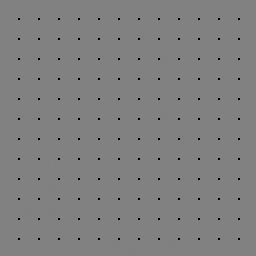
%> input picture tigerConversion/point.bmp, 128 x 128 px (shown 2 times larger)
$ octave change.m   (GNU Octave 9; MATLAB toolbox functions it lacks are replaced by stand-ins)
%> lines starting %> are read from the running program, lines starting %| are printed output that depends on the picture
point=imread('point.bmp');
%> point is the input picture: size 128x128 uint8; min 0, max 129, mean 127.6
pointsp=imread('point_sp.bmp');
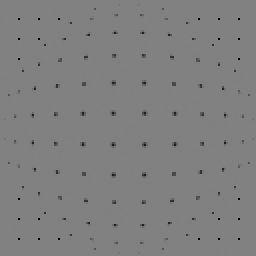
%> input picture tigerConversion/point_sp.bmp, 128 x 128 px (shown 2 times larger)
%> pointsp is the input picture: size 128x128 uint8; min 0, max 129, mean 127.6


X=zeros(12,12);
Y=zeros(12,12);

X=reshape(X,1,144);
Y=reshape(Y,1,144);

k=1;
for i=1:1:128
    for j=1:1:128
        if point(i,j)==0
            X(k)=i;Y(k)=j;k=k+1;
        end
    end
end
%> after the loop, X = 144 values from 10 to 120; Y = 144 values, max 120 at index 12, min 10 at index 1, mean 65; k = 145

X=reshape(X,12,12);
Y=reshape(Y,12,12);


Xsp=zeros(12,12);
Ysp=zeros(12,12);

Xsp=reshape(Xsp,1,144);
Ysp=reshape(Ysp,1,144);

k=1;
count=0;xsum=0;ysum=0;
[m,n]=size(point);
%> m = 128; n = 128
pointRecord=zeros(m,n);

for i=1:1:128
    for j=1:1:128

        if pointRecord(i,j)==0
            if pointsp(i,j)<125
                pointRecord(i,j)=1;
                xsum=i;ysum=j;count=count+1;
                if (i==1)|(j==1)|(i==128)|(j==128)
                else
                    if (pointRecord(i,j-1)==1)|(pointRecord(i,j+1)==1)|(pointRecord(i+1,j-1)==1)|(pointRecord(i+1,j+1)==1)|(pointRecord(i+1,j)==1)|(pointRecord(i-1,j)==1)|(pointRecord(i-1,j-1)==1)|(pointRecord(i-1,j+1)==1)
                        pointRecord(i,j)=1;
                        xsum=0;
                        ysum=0;
                        count=0;
                    else
                        i1=i;j1=j;
                        while pointsp(i1,j1-1)<125
                            pointRecord(i1,j1-1)=1;
                            xsum=xsum+i1;
                            ysum=ysum+j1-1;
                            count=count+1;
                            j1=j1-1;
                        end
                        i1=i;j1=j;
                        while pointsp(i1,j1+1)<125
                            pointRecord(i1,j1+1)=1;
                            xsum=xsum+i1;
                            ysum=ysum+j1+1;
                            count=count+1;
                            j1=j1+1;
                        end
                        i1=i;j1=j;
                        while pointsp(i1-1,j1)<125
                            pointRecord(i1-1,j1)=1;
                            xsum=xsum+i1-1;
                            ysum=ysum+j1;
                            count=count+1;
                            i1=i1-1;
                        end
                        i1=i;j1=j;
                        while pointsp(i1+1,j1)<125
                            pointRecord(i1+1,j1)=1;
                            xsum=xsum+i1+1;
                            ysum=ysum+j1;
                            count=count+1;
                            i1=i1+1;
                        end
                        i1=i;j1=j;
                        while pointsp(i1+1,j1-1)<125
                            pointRecord(i1+1,j1-1)=1;
                            xsum=xsum+i1+1;
                            ysum=ysum+j1-1;
                            count=count+1;
                            i1=i1+1;j1=j1-1;
                        end
                        i1=i;j1=j;
                        while pointsp(i1+1,j1+1)<125
                            pointRecord(i1+1,j1+1)=1;
                            xsum=xsum+i1+1;
                            ysum=ysum+j1+1;
                            count=count+1;
                            i1=i1+1;j1=j1+1;
                        end
                        i1=i;j1=j;
                        while pointsp(i1-1,j1-1)<125
                            pointRecord(i1-1,j1-1)=1;
                            xsum=xsum+i1-1;
                            ysum=ysum+j1-1;
                            count=count+1;
                            i1=i1-1;j1=j1-1;
                        end
                        i1=i;j1=j;
                        while pointsp(i1-1,j1+1)<125
                            pointRecord(i1-1,j1+1)=1;
                            xsum=xsum+i1-1;
                            ysum=ysum+j1+1;
                            count=count+1;
                            i1=i1-1;j1=j1+1;
                        end
                        xsum=fix(xsum/count);
                        ysum=fix(ysum/count);

                        Xsp(k)=xsum;Ysp(k)=ysum;
                        k=k+1;
                        xsum=0;
                        ysum=0;
                        count=0;
                    end
                end
            end
        end
    end
end
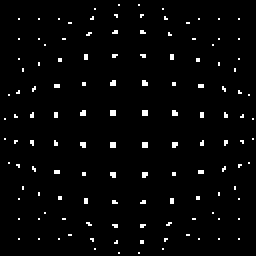
%> pointRecord: size 128x128 double (shown 2 times larger); values 0 (black) and 1 (white), 2.6% white in thin lines or dots
%> after the loop, Xsp = 144 values, max 127 at index 127, min 0 at index 129, mean 57.46; Ysp = 144 values, max 127 at index 64, min 0 at index 129, mean 57.49; count = 0; i1 = 127; j1 = 70; k = 129; xsum = 0; ysum = 0

Xsp=reshape(Xsp,12,12);
Ysp=reshape(Ysp,12,12);


Xsptemp=zeros(12,12);
Ysptemp=zeros(12,12);

pointbak=zeros(128,128);
for i=1:1:12
    for j=1:1:12
        if((Xsp(i,j)~=0)&(Ysp(i,j)~=0))
            pointbak(Xsp(i,j),Ysp(i,j))=1;
        end
    end
end
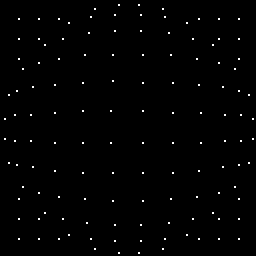
%> pointbak: size 128x128 double (shown 2 times larger); values 0 (black) and 1 (white), 0.78% white in thin lines or dots


a1=80;b1=64;
j=0;
for i=1:1:6
    while(pointbak(a1,b1)==0)
        b1=b1-1;
        while(pointbak(a1-j,b1)==0)
            j=j+1;
            if(j==12)
                j=0;
                break;
            end
        end
        if(pointbak(a1-j,b1)~=0)
            break;
        end
    end
    pointbak(a1-j,b1)=0;
    Xsptemp(7,7-i)=a1-j;
    Ysptemp(7,7-i)=b1;
end
%> pointbak: size 128x128 double; values 0 (black) and 1 (white), 0.74% white in thin lines or dots
%> after the loop, b1 = 3; j = 10

a1=91;b1=61;
j=0;
for i=1:1:6
    while(pointbak(a1,b1)==0)
        b1=b1-1;
        while(pointbak(a1-j,b1)==0)
            j=j+1;
            if(j==12)
                j=0;
                break;
            end
        end
        if(pointbak(a1-j,b1)~=0)
            break;
        end
    end
    pointbak(a1-j,b1)=0;
    Xsptemp(8,7-i)=a1-j;
    Ysptemp(8,7-i)=b1;
    a1=a1-j;
end
%> this loop made 6 passes
%> a1 on passes 1 to 6: 87, 87, 86, 84, 83, 82
%> pointbak: size 128x128 double; values 0 (black) and 1 (white), 0.71% white in thin lines or dots
%> after the loop, b1 = 5; j = 1

a1=103;b1=62;
j=0;
for i=1:1:5
    while(pointbak(a1,b1)==0)
        b1=b1-1;
        while(pointbak(a1-j,b1)==0)
            j=j+1;
            if(j==12)
                j=0;
                break;
            end
        end
        if(pointbak(a1-j,b1)~=0)
            break;
        end
    end
    pointbak(a1-j,b1)=0;
    Xsptemp(9,7-i)=a1-j;
    Ysptemp(9,7-i)=b1;
    a1=a1-j;
end
%> this loop made 5 passes
%> a1 on passes 1 to 5: 101, 100, 99, 97, 94
%> pointbak: size 128x128 double; values 0 (black) and 1 (white), 0.68% white in thin lines or dots
%> after the loop, b1 = 12; j = 3

a1=115;b1=62;
j=0;
for i=1:1:4
    while(pointbak(a1,b1)==0)
        b1=b1-1;
        while(pointbak(a1-j,b1)==0)
            j=j+1;
            if(j==12)
                j=0;
                break;
            end
        end
        if(pointbak(a1-j,b1)~=0)
            break;
        end
    end
    pointbak(a1-j,b1)=0;
    Xsptemp(10,7-i)=a1-j;
    Ysptemp(10,7-i)=b1;
    a1=a1-j;
end
%> this loop made 4 passes
%> a1 on passes 1 to 4: 113, 112, 110, 107
%> pointbak: size 128x128 double; values 0 (black) and 1 (white), 0.65% white in thin lines or dots
%> after the loop, b1 = 23

a1=123;b1=62;
j=0;
for i=1:1:3
    while(pointbak(a1,b1)==0)
        b1=b1-1;
        while(pointbak(a1-j,b1)==0)
            j=j+1;
            if(j==12)
                j=0;
                break;
            end
        end
        if(pointbak(a1-j,b1)~=0)
            break;
        end
    end
    pointbak(a1-j,b1)=0;
    Xsptemp(11,7-i)=a1-j;
    Ysptemp(11,7-i)=b1;
    a1=a1-j;
end
%> this loop made 3 passes
%> a1 on passes 1 to 3: 121, 120, 118
%> pointbak: size 128x128 double; values 0 (black) and 1 (white), 0.63% white in thin lines or dots
%> after the loop, b1 = 35; j = 2

a1=128;b1=62;
j=0;
for i=1:1:2
   while(pointbak(a1,b1)==0)
        b1=b1-1;
        while(pointbak(a1-j,b1)==0)
            j=j+1;
            if(j==12)
                j=0;
                break;
            end
        end
        if(pointbak(a1-j,b1)~=0)
            break;
        end
    end
    pointbak(a1-j,b1)=0;
    Xsptemp(12,7-i)=a1-j;
    Ysptemp(12,7-i)=b1;
    a1=a1-j;
end
%> this loop made 2 passes
%> a1 on passes 1 to 2: 127, 125
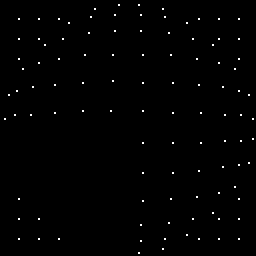
%> pointbak: size 128x128 double (shown 2 times larger); values 0 (black) and 1 (white), 0.62% white in thin lines or dots
%> after the loop, b1 = 48
Xsptemp(10,1)=Y(10,1);
Xsptemp(11,1)=Y(11,1);
Xsptemp(11,2)=Y(11,2);
Xsptemp(12,1)=Y(12,1);
Xsptemp(12,2)=Y(12,2);
Xsptemp(12,3)=Y(12,3);
Ysptemp(10,1)=X(10,1);
Ysptemp(11,1)=X(11,1);
Ysptemp(11,2)=X(11,2);
Ysptemp(12,1)=X(12,1);
Ysptemp(12,2)=X(12,2);
Ysptemp(12,3)=X(12,3);
Xsptemp(9,1)=(Xsptemp(8,1)+Xsptemp(9,2))/2;
Xsptemp(10,2)=(Xsptemp(9,2)+Xsptemp(10,3))/2;
Xsptemp(11,3)=(Xsptemp(10,3)+Xsptemp(11,4))/2;
Xsptemp(12,4)=(Xsptemp(11,4)+Xsptemp(12,5))/2;
Ysptemp(9,1)=(Ysptemp(8,1)+Ysptemp(9,2))/2;
Ysptemp(10,2)=(Ysptemp(9,2)+Ysptemp(10,3))/2;
Ysptemp(11,3)=(Ysptemp(10,3)+Ysptemp(11,4))/2;
Ysptemp(12,4)=(Ysptemp(11,4)+Ysptemp(12,5))/2;


for x=1:1:6
    for y =1:1:6
        Xsptemp(x,y)=128-Xsptemp(13-x,y);
        Ysptemp(x,y)=Ysptemp(13-x,y);
    end
end


for x=1:1:6
    for y =7:1:12
        Xsptemp(x,y)=Xsptemp(x,13-y);
        Ysptemp(x,y)=128-Ysptemp(x,13-y);
    end
end


for x=7:1:12
    for y =7:1:12
        Xsptemp(x,y)=128-Xsptemp(13-x,y);
        Ysptemp(x,y)=Ysptemp(13-x,y);
    end
end


Xsp=Xsptemp;
Ysp=Ysptemp;
%--------------------------------------------------------------------------


tiger_sp1=imread('tiger_sp.bmp');
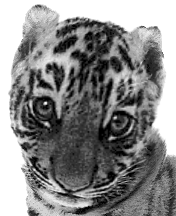
%> input picture tigerConversion/tiger_sp.bmp, 176 x 216 px
%> tiger_sp1 is the input picture: size 216x176 uint8; min 0, max 255, mean 137.5
tiger_sp=imresize(tiger_sp1,[128,128],'bilinear');
imwrite(tiger_sp,'tiger_sps.bmp');
tiger=tiger_sp;

subplot(1,3,1);
imshow(tiger_sp1);
title('原图');

PointC=zeros(14,14);
PointR=zeros(14,14);
PointX=zeros(14,14);
PointY=zeros(14,14);

for i=1:12
    for j=1:12
        PointC(i+1,j+1)=X(i,j);
        PointR(i+1,j+1)=Y(i,j);
        PointX(i+1,j+1)=Ysptemp(i,j);
        PointY(i+1,j+1)=Xsptemp(i,j);
    end
end


for k = 1 : 14
    PointC(1, k) = PointC(2, k);
    PointC(14,k) = PointC(13,k);
    PointC(k, 1) = 1;
    PointC(k, 14) = 128;
    PointR(k, 1) = PointR(k, 2);
    PointR(k, 14) = PointR(k, 13);
    PointR(1, k) = 1;
    PointR(14, k) = 128;
    PointX(1, k) = PointX(2, k);
    PointX(14, k) = PointX(13, k);
    PointX(k, 1) = 1;
    PointX(k, 14) = 128;
    PointY(k, 1) = PointY(k, 2);
    PointY(k, 14) = PointY(k, 13);
    PointY(1, k) = 1;
    PointY(14, k) = 128;
end

for i=1:1:13
    for j=1:1:13
        A=[PointC(i,j),PointR(i,j),PointC(i,j)*PointR(i,j),1;
           PointC(i,j+1),PointR(i,j+1),PointC(i,j+1)*PointR(i,j+1),1;
           PointC(i+1,j),PointR(i+1,j),PointC(i+1,j)*PointR(i+1,j),1;
           PointC(i+1,j+1),PointR(i+1,j+1),PointC(i+1,j+1)*PointR(i+1,j+1),1];
        TargetX=[PointX(i,j);PointX(i,j+1);PointX(i+1,j);PointX(i+1,j+1)];
        TargetY=[PointY(i,j);PointY(i,j+1);PointY(i+1,j);PointY(i+1,j+1)];
        A_1=inv(A);
        CoefX=A_1*TargetX;
        CoefY=A_1*TargetY;
        for x=PointC(i,j):1:PointC(i,j+1)
            for y=PointR(i,j):1:PointR(i+1,j)
                a=[x,y,x*y,1];
                tiger(x,y)=tiger_sp(round(a*CoefX),round(a*CoefY));

            end
        end
    end
end
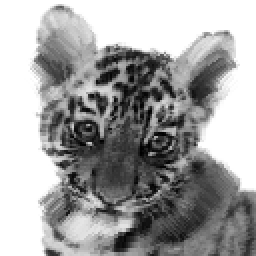
%> tiger: size 128x128 uint8 (shown 2 times larger); min 0, max 255, mean 163.1
tiger1=imresize(tiger,[216,176],'bilinear');
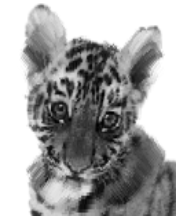
%> tiger1: size 216x176 uint8; min 1, max 255, mean 163.1
subplot(1,3,3);
imshow(tiger1);
title('变换后的图');
imwrite(tiger1,'tiger.bmp');
